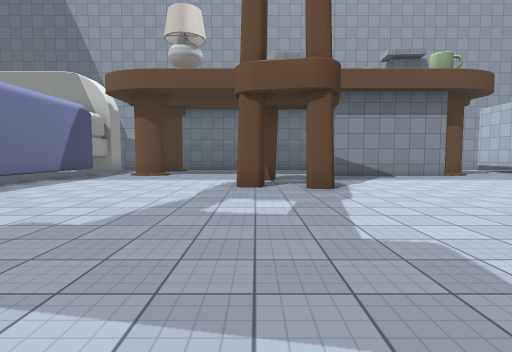
View 1 (above)

24 first-person views from a walk through a scene from a Unity 3-D project. The camera is 1.4 m above the floor, tilts 4° down and sees 80° across. The floor is counted in squares, 2 m on a side. Each view is taken from the middle of a square. On the plan, view 1 faces up. The plan holds only what a view shows up to about 10 squares ahead; the rest is blank. Some surface patterns are stand-ins.

View 2
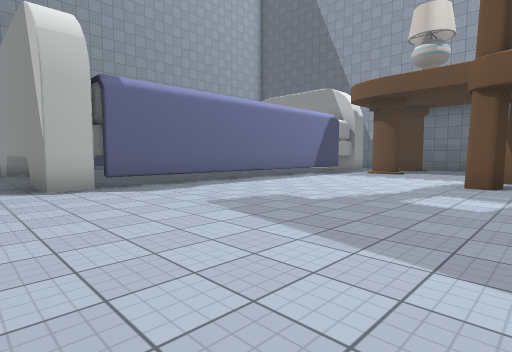

View 3
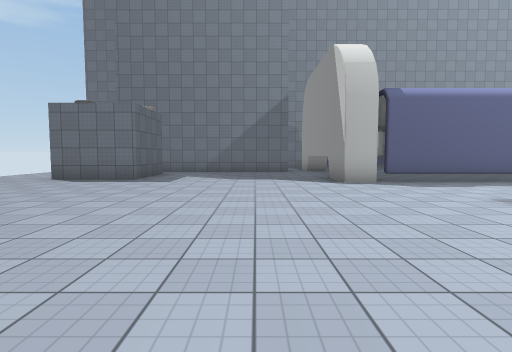

View 4
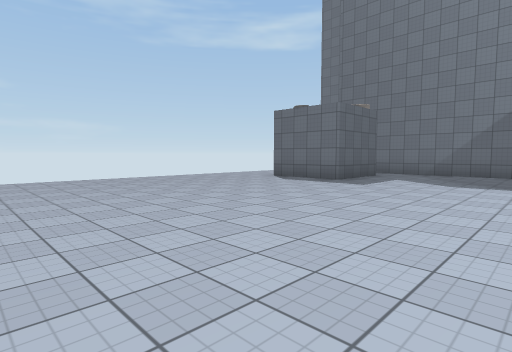

View 5
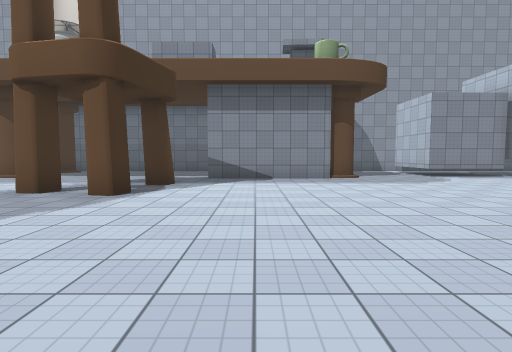

View 6
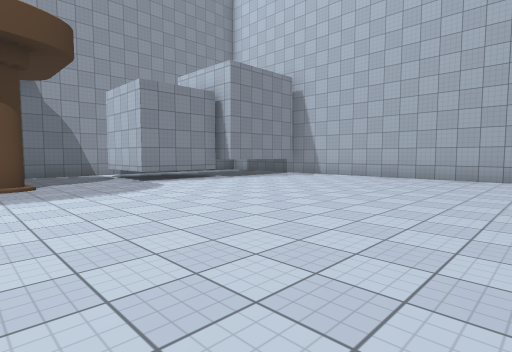

View 7
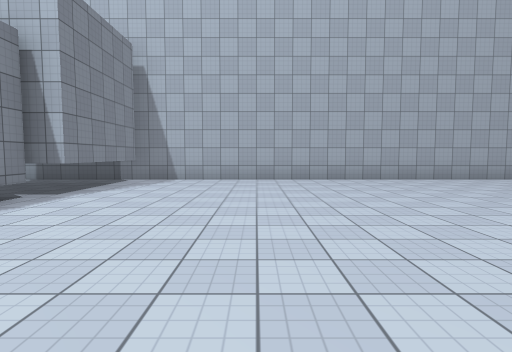

View 8
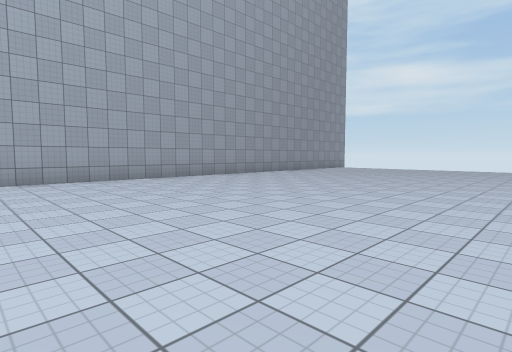

View 9
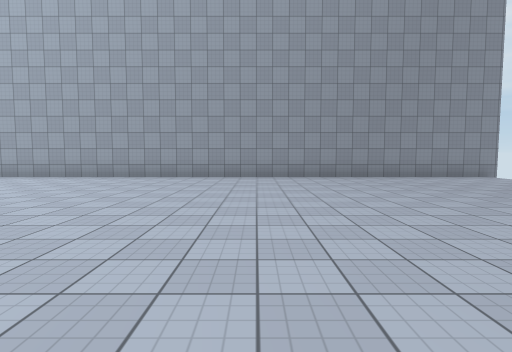

View 10
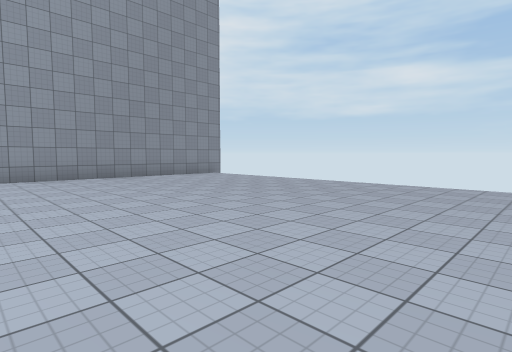

View 11
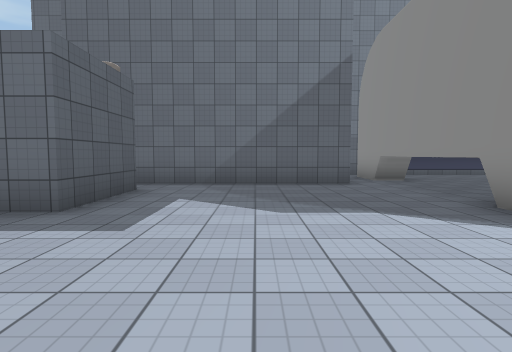

View 12
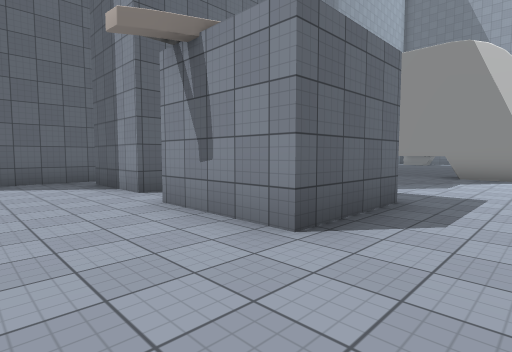

View 13
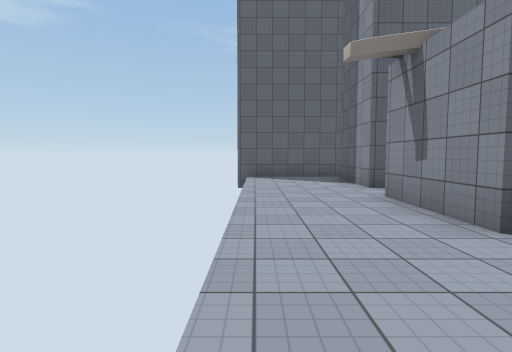

View 14
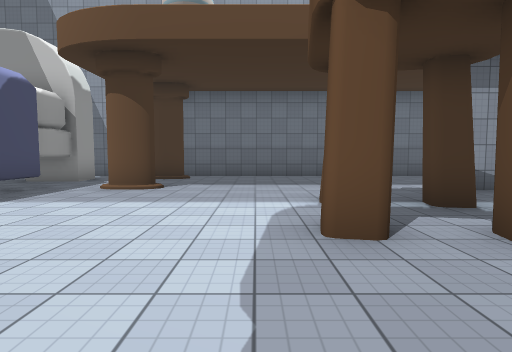

View 15
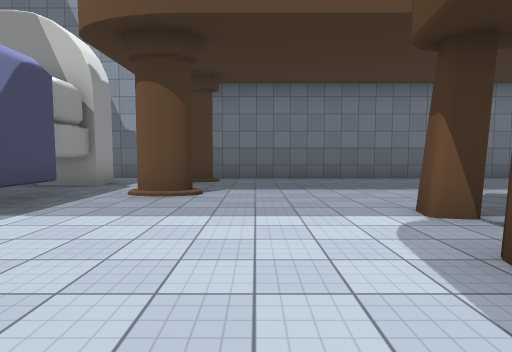

View 16
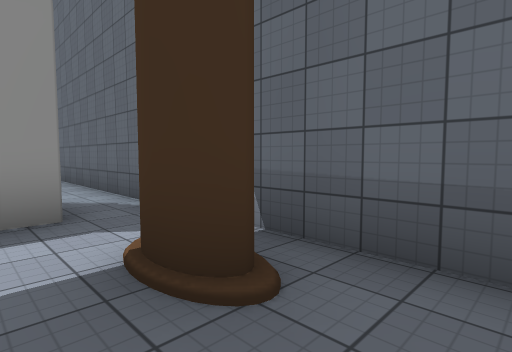

View 17
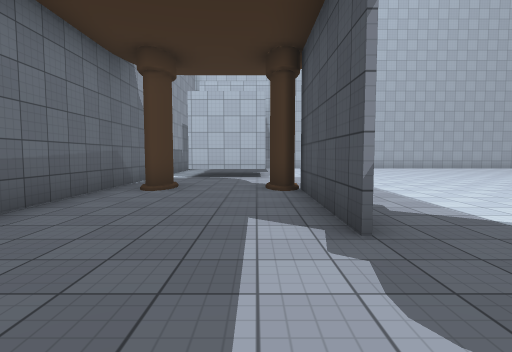

View 18
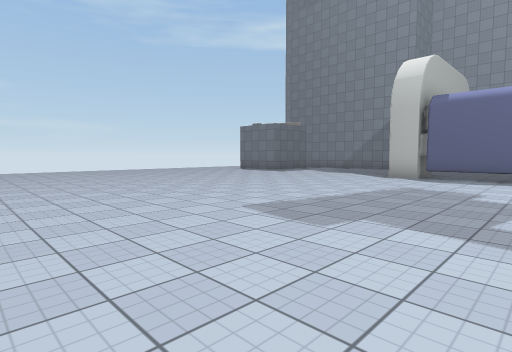

View 19
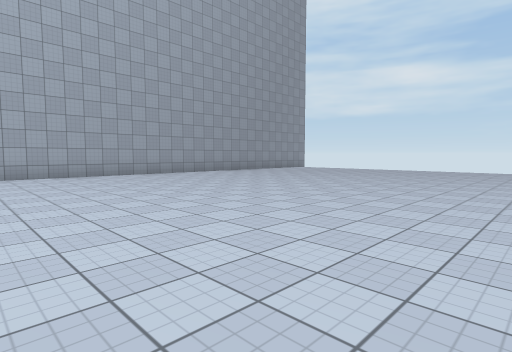

View 20
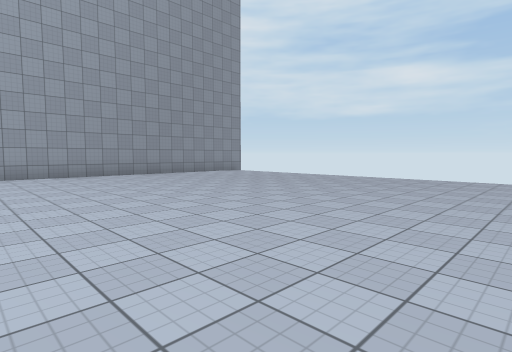

View 21
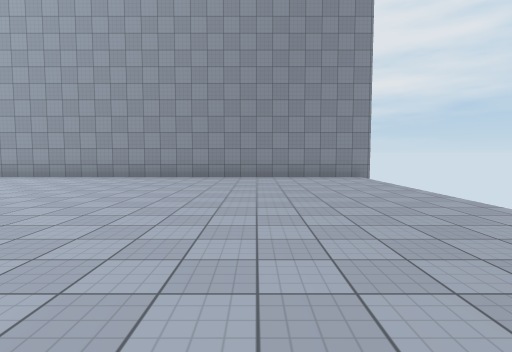

View 22
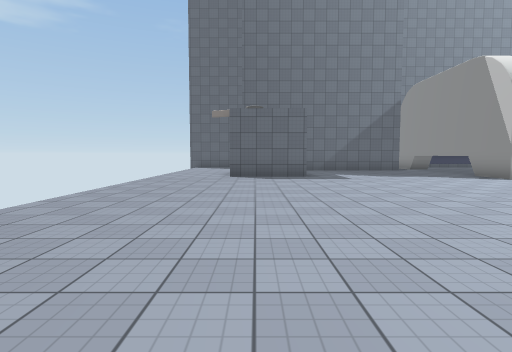

View 23
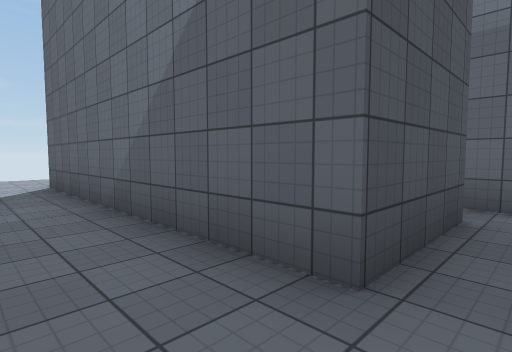

View 24
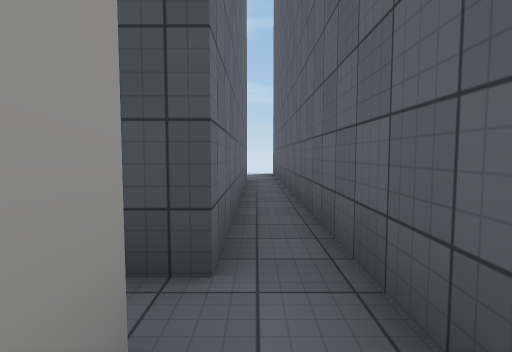

### Floor plan
Key: @ floor where view 1 was taken; # wall or solid block; . floor; / step, stairs or slope.
Columns run from 14 left of view 1 to 16 right of it. Each row starts with its distance up from view 1.
 14    ######################
 13       ....#/........##..#     #
 12        ##...............#     #
 11         #.#.............#######
 10         #........#####........#
  9         #.....#...............#
  8         #.......#.............#
  7         #.....#...............#
  6         #.....................#
  5         #.....................#
  4  .#     #.....................#
  3  .#     #.....................#
  2  .#     #.....................#
  1  .#######.....................#
  0 #.............@...............#
 -1 #.##..........................#
 -2 #.##.............. ...........#
 -3 #.##.............. ...........#
 -4 #.##.............. ...........#
 -5 #.##.............. ...........#
 -6 #.##.###.......... ...........#
 -7 #.##.###..........  ..........#
 -8 #.................  ..........#
 -9 #...............    ..........#
-10 #..............     ..........#
-11 #                             #

Positions as (right, up) in squares from view 1, and headings:
1: (0, 0), facing up
2: (1, -1), facing up-left
3: (2, -2), facing left
4: (1, -1), facing down-left
5: (4, 1), facing up
6: (6, 3), facing up-right
7: (7, 7), facing right
8: (7, 5), facing down-right
9: (6, -3), facing right
10: (6, -3), facing down-right
11: (-3, -3), facing left
12: (-5, -10), facing up-left
13: (-4, -10), facing left
14: (-1, 4), facing up
15: (-2, 5), facing up
16: (-2, 12), facing up-left
17: (0, 11), facing right
18: (4, 4), facing down-left
19: (5, 4), facing down-right
20: (5, -1), facing down-right
21: (6, -7), facing right
22: (3, -7), facing left
23: (-9, 0), facing down-left
24: (-13, 1), facing down
